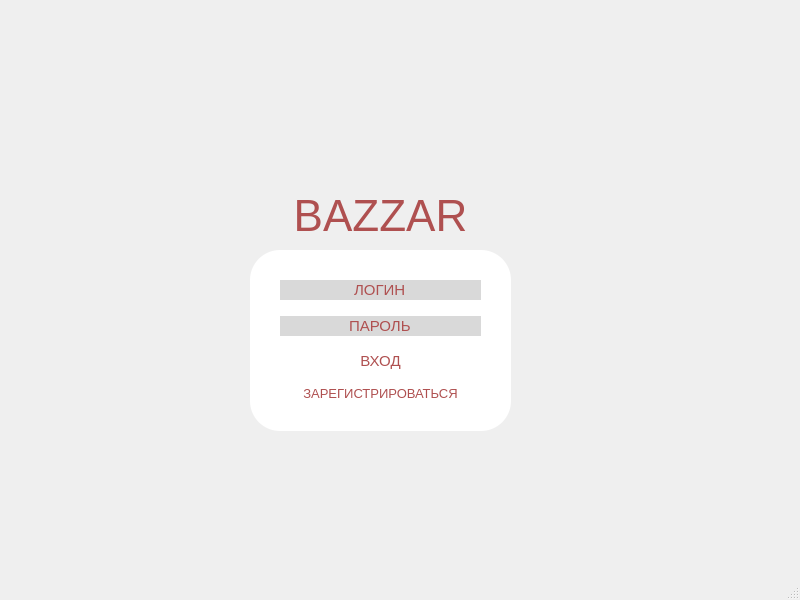
<?xml version="1.0" encoding="UTF-8"?>
<ui version="4.0">
 <class>MainWindow</class>
 <widget class="QMainWindow" name="MainWindow">
  <property name="geometry">
   <rect>
    <x>0</x>
    <y>0</y>
    <width>800</width>
    <height>600</height>
   </rect>
  </property>
  <property name="windowTitle">
   <string>MainWindow</string>
  </property>
  <property name="styleSheet">
   <string notr="true"/>
  </property>
  <widget class="QWidget" name="centralwidget">
   <widget class="QFrame" name="frame">
    <property name="geometry">
     <rect>
      <x>250</x>
      <y>250</y>
      <width>261</width>
      <height>181</height>
     </rect>
    </property>
    <property name="styleSheet">
     <string notr="true">border-radius:30px; color:af5050; background: white;</string>
    </property>
    <property name="frameShape">
     <enum>QFrame::StyledPanel</enum>
    </property>
    <property name="frameShadow">
     <enum>QFrame::Raised</enum>
    </property>
    <widget class="QWidget" name="layoutWidget">
     <property name="geometry">
      <rect>
       <x>30</x>
       <y>20</y>
       <width>201</width>
       <height>141</height>
      </rect>
     </property>
     <layout class="QVBoxLayout" name="verticalLayout">
      <item>
       <widget class="QLineEdit" name="log">
        <property name="font">
         <font>
          <pointsize>11</pointsize>
         </font>
        </property>
        <property name="styleSheet">
         <string notr="true">border-radius:30px; color: #af5050; background: #d9d9d9;</string>
        </property>
        <property name="text">
         <string>ЛОГИН</string>
        </property>
        <property name="alignment">
         <set>Qt::AlignCenter</set>
        </property>
       </widget>
      </item>
      <item>
       <widget class="QLineEdit" name="pas">
        <property name="enabled">
         <bool>true</bool>
        </property>
        <property name="font">
         <font>
          <pointsize>11</pointsize>
         </font>
        </property>
        <property name="styleSheet">
         <string notr="true">border-radius:30px; color: #af5050; background: #d9d9d9;</string>
        </property>
        <property name="text">
         <string>ПАРОЛЬ</string>
        </property>
        <property name="echoMode">
         <enum>QLineEdit::Normal</enum>
        </property>
        <property name="alignment">
         <set>Qt::AlignCenter</set>
        </property>
       </widget>
      </item>
      <item>
       <widget class="QPushButton" name="exit">
        <property name="font">
         <font>
          <pointsize>11</pointsize>
         </font>
        </property>
        <property name="styleSheet">
         <string notr="true">border-radius:30px; color: #af5050; </string>
        </property>
        <property name="text">
         <string>ВХОД</string>
        </property>
       </widget>
      </item>
      <item>
       <widget class="QPushButton" name="reg">
        <property name="font">
         <font>
          <pointsize>10</pointsize>
         </font>
        </property>
        <property name="styleSheet">
         <string notr="true">border-radius:30px; color: #af5050;</string>
        </property>
        <property name="text">
         <string>ЗАРЕГИСТРИРОВАТЬСЯ</string>
        </property>
       </widget>
      </item>
     </layout>
    </widget>
   </widget>
   <widget class="QLabel" name="label">
    <property name="geometry">
     <rect>
      <x>280</x>
      <y>180</y>
      <width>201</width>
      <height>61</height>
     </rect>
    </property>
    <property name="font">
     <font>
      <pointsize>33</pointsize>
     </font>
    </property>
    <property name="styleSheet">
     <string notr="true">border-radius:30px; color: #af5050;</string>
    </property>
    <property name="text">
     <string>BAZZAR</string>
    </property>
    <property name="alignment">
     <set>Qt::AlignBottom|Qt::AlignHCenter</set>
    </property>
   </widget>
  </widget>
  <widget class="QStatusBar" name="statusbar"/>
 </widget>
 <resources/>
 <connections/>
</ui>
